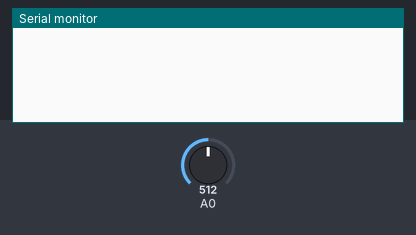
Simulated run of this sketch. Board: Arduino Uno, built with avr-gcc and run on an emulated ATmega328P. Shown: the last lines printed to the serial monitor. The test bench sets the inputs (shaded band); at power-on: A0 = 512.

Above: at 1.2 s.
1.3 s: A0 set to 716
At 2.9 s:
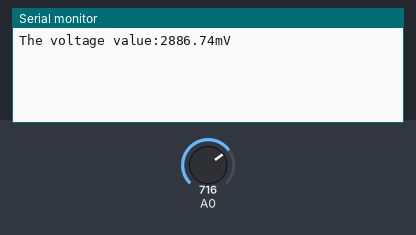
3.6 s: A0 set to 900
At 5.2 s:
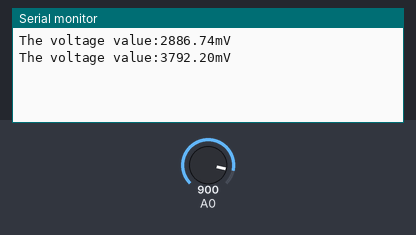
Timing chart, 0 to 6.7 s (numbered marks = the images above; inputs shaded):
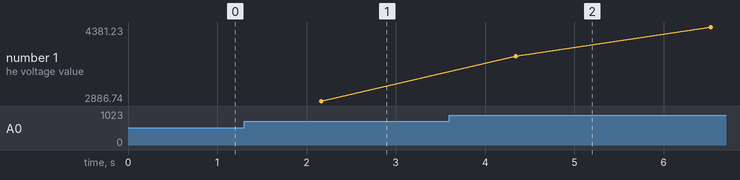

The sketch:

EX2-13_UV.ino
```cpp
//2017 CAVEDU
void setup(){
  Serial.begin(9600);
}

void loop()
{
  int sensorValue;
  long  sum = 0;
  for (int i = 0; i < 1024; i++)
  {
    sensorValue = analogRead(A0);
    sum = sensorValue + sum;
    delay(2);
  }
  sum = sum >> 10;
  Serial.print("The voltage value:");
  Serial.print(sum * 4980.0 / 1023.0);
  Serial.println("mV");
  delay(20);
  Serial.print("\n");
}
```

Measured:
- after the input at 1.3 s, the serial monitor: prints a new line after 0.86 s (image 1)
- after the input at 3.6 s, the serial monitor: prints a new line after 0.75 s (image 2)
- plotted number 1: 2886.74 → 4381.23 after the input at 3.6 s
